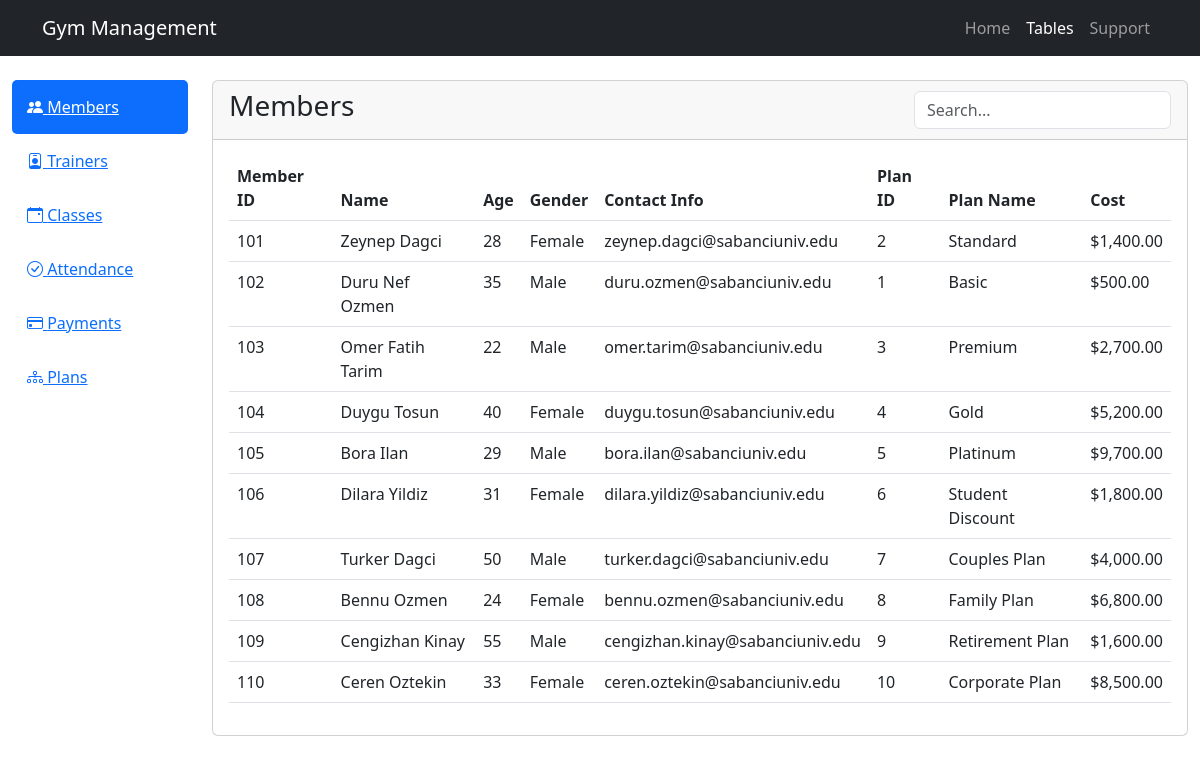
Screenshot of /scripts/user/dashboard.php with the database file from the repository.
### tables this page shows
CREATE TABLE Member (
    Member_ID INT AUTO_INCREMENT PRIMARY KEY,
    Name VARCHAR(100),
    Age INT,
    Gender VARCHAR(10),
    Contact_Info VARCHAR(255) UNIQUE,
    Plan_ID INT,
    FOREIGN KEY (Plan_ID) REFERENCES Membership_Plan(Plan_ID) ON DELETE CASCADE
);

CREATE TABLE Membership_Plan (
    Plan_ID INT PRIMARY KEY,
    Plan_Name VARCHAR(100),
    Duration INT,  
    Cost DECIMAL(10,2)
);

### scripts/user/dashboard.php (the view, shortened to what this page needs)
<?php
$mysql_conn = get_mysql_connection();
$active_tab = isset($_GET['tab']) ? $_GET['tab'] : 'members';
function fetchTableData($conn, $table) {
    $query = "";
    switch ($table) {
        case 'members':
            $query = "SELECT m.*, mp.Plan_Name, mp.Cost
                     FROM Member m
                     JOIN Membership_Plan mp ON m.Plan_ID = mp.Plan_ID
                     ORDER BY m.Member_ID";
            break;
    }
    return $conn->query($query);
}
$result = fetchTableData($mysql_conn, $active_tab);
?>
<!DOCTYPE html>
<html lang="en">
<head>
    <link href="https://cdn.jsdelivr.net/npm/bootstrap@5.3.0/dist/css/bootstrap.min.css" rel="stylesheet">
    <link href="https://cdn.jsdelivr.net/npm/bootstrap-icons@1.7.2/font/bootstrap-icons.css" rel="stylesheet">
</head>
<body>
    <nav class="navbar navbar-expand-lg navbar-dark bg-dark">
        <div class="container">
            <a class="navbar-brand" href="index.php">Gym Management</a>
            <div class="navbar-nav">
                <a class="nav-link" href="index.php">Home</a>
                <a class="nav-link active" href="dashboard.php">Tables</a>
                <a class="nav-link" href="support_index.php">Support</a>
            </div>
        </div>
    </nav>
    <div class="container-fluid mt-4">
        <div class="row">
            <div class="col-md-2">
                <div class="list-group">
                    <a href="?tab=members" class="dashboard-tab <?php echo $active_tab == 'members' ? 'active' : ''; ?>">
                        <i class="bi bi-people-fill"></i> Members
                    </a>
                    <a href="?tab=trainers" class="dashboard-tab <?php echo $active_tab == 'trainers' ? 'active' : ''; ?>">
                        <i class="bi bi-person-badge"></i> Trainers
                    </a>
                    <a href="?tab=classes" class="dashboard-tab <?php echo $active_tab == 'classes' ? 'active' : ''; ?>">
                        <i class="bi bi-calendar-event"></i> Classes
                    </a>
                    <a href="?tab=attendance" class="dashboard-tab <?php echo $active_tab == 'attendance' ? 'active' : ''; ?>">
                        <i class="bi bi-check-circle"></i> Attendance
                    </a>
                    <a href="?tab=payments" class="dashboard-tab <?php echo $active_tab == 'payments' ? 'active' : ''; ?>">
                        <i class="bi bi-credit-card"></i> Payments
                    </a>
                    <a href="?tab=plans" class="dashboard-tab <?php echo $active_tab == 'plans' ? 'active' : ''; ?>">
                        <i class="bi bi-diagram-3"></i> Plans
                    </a>
                </div>
            </div>
            <div class="col-md-10">
                <div class="card">
                    <div class="card-header d-flex justify-content-between align-items-center">
                        <h3>
                            <?php
                            $titles = [
                                'members' => 'Members',
                                'trainers' => 'Trainers',
                                'classes' => 'Classes',
                                'attendance' => 'Attendance Records',
                                'payments' => 'Payment History',
                                'plans' => 'Membership Plans'
                            ];
                            echo $titles[$active_tab];
                            ?>
                        </h3>
                        <div>
                            <input type="text" class="form-control" id="tableSearch" placeholder="Search...">
                        </div>
                    </div>
                    <div class="card-body">
                        <div class="table-responsive">
                            <table class="table table-hover">
                                <thead>
                                    <?php
                                    if ($result && $result->num_rows > 0) {
                                        $fields = $result->fetch_fields();
                                        echo "<tr>";
                                        foreach ($fields as $field) {
                                            $header = str_replace('_', ' ', $field->name);
                                            echo "<th>" . ucwords($header) . "</th>";
                                        }
                                        echo "</tr>";
                                        $result->data_seek(0);
                                    }
                                    ?>
                                </thead>
                                <tbody>
                                    <?php
                                    if ($result) {
                                        while ($row = $result->fetch_assoc()) {
                                            echo "<tr>";
                                            foreach ($row as $key => $value) {
                                                if ($key == 'Cost' || $key == 'Amount' || $key == 'Salary') {
                                                    echo "<td>$" . number_format($value, 2) . "</td>";
                                                } elseif ($key == 'Schedule') {
                                                    echo "<td>" . date('H:i', strtotime($value)) . "</td>";
                                                } elseif ($key == 'Date') {
                                                    echo "<td>" . date('Y-m-d', strtotime($value)) . "</td>";
                                                } else {
                                                    echo "<td>" . htmlspecialchars($value) . "</td>";
                                                }
                                            }
                                            echo "</tr>";
                                        }
                                    }
                                    ?>
                                </tbody>
                            </table>
                        </div>
                    </div>
                </div>
            </div>
        </div>
    </div>
</body>
</html>

### scripts/user/dashboard.php (style rules this page uses)
.dashboard-tab { cursor: pointer; padding: 15px; border-radius: 5px; transition: all 0.3s; }
.dashboard-tab.active { background-color: #0d6efd; color: white; }
.table-responsive { max-height: 600px; overflow-y: auto; }

### rows the page displays
member: Member_ID "101", Name "Zeynep Dagci", Age "28", Gender "Female", Contact_Info "zeynep.dagci@sabanciuniv.edu", Plan_ID "2", Plan_ID.Plan_Name "Standard", Plan_ID.Cost "1,400.00"
member: Member_ID "102", Name "Duru Nef Ozmen", Age "35", Gender "Male", Contact_Info "duru.ozmen@sabanciuniv.edu", Plan_ID "1", Plan_ID.Plan_Name "Basic", Plan_ID.Cost "500.00"
member: Member_ID "103", Name "Omer Fatih Tarim", Age "22", Gender "Male", Contact_Info "omer.tarim@sabanciuniv.edu", Plan_ID "3", Plan_ID.Plan_Name "Premium", Plan_ID.Cost "2,700.00"
member: Member_ID "104", Name "Duygu Tosun", Age "40", Gender "Female", Contact_Info "duygu.tosun@sabanciuniv.edu", Plan_ID "4", Plan_ID.Plan_Name "Gold", Plan_ID.Cost "5,200.00"
member: Member_ID "105", Name "Bora Ilan", Age "29", Gender "Male", Contact_Info "bora.ilan@sabanciuniv.edu", Plan_ID "5", Plan_ID.Plan_Name "Platinum", Plan_ID.Cost "9,700.00"
member: Member_ID "106", Name "Dilara Yildiz", Age "31", Gender "Female", Contact_Info "dilara.yildiz@sabanciuniv.edu", Plan_ID "6", Plan_ID.Plan_Name "Student Discount", Plan_ID.Cost "1,800.00"
member: Member_ID "107", Name "Turker Dagci", Age "50", Gender "Male", Contact_Info "turker.dagci@sabanciuniv.edu", Plan_ID "7", Plan_ID.Plan_Name "Couples Plan", Plan_ID.Cost "4,000.00"
member: Member_ID "108", Name "Bennu Ozmen", Age "24", Gender "Female", Contact_Info "bennu.ozmen@sabanciuniv.edu", Plan_ID "8", Plan_ID.Plan_Name "Family Plan", Plan_ID.Cost "6,800.00"
member: Member_ID "109", Name "Cengizhan Kinay", Age "55", Gender "Male", Contact_Info "cengizhan.kinay@sabanciuniv.edu", Plan_ID "9", Plan_ID.Plan_Name "Retirement Plan", Plan_ID.Cost "1,600.00"
member: Member_ID "110", Name "Ceren Oztekin", Age "33", Gender "Female", Contact_Info "ceren.oztekin@sabanciuniv.edu", Plan_ID "10", Plan_ID.Plan_Name "Corporate Plan", Plan_ID.Cost "8,500.00"

### other values shown
$titles[$active_tab] "Members"
$header "Member ID"
$header "Name"
$header "Age"
$header "Gender"
$header "Contact Info"
$header "Plan ID"
$header "Plan Name"
$header "Cost"
